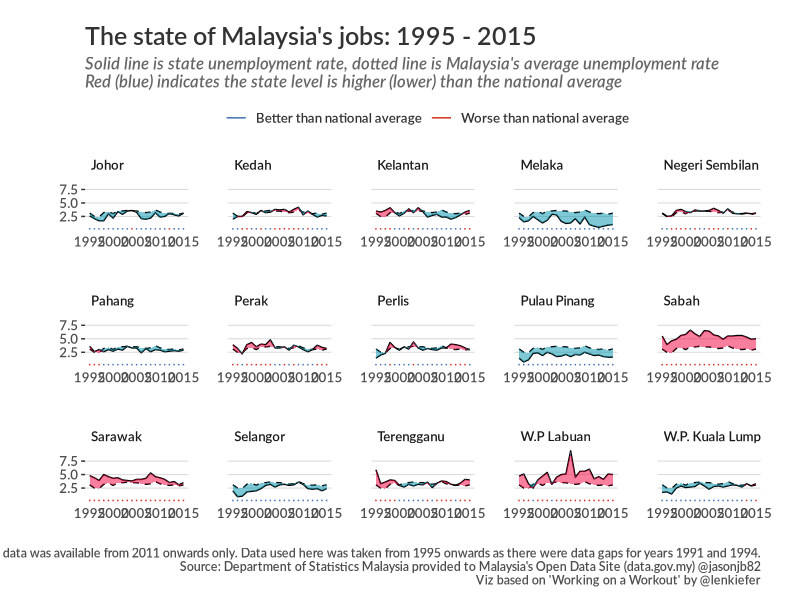
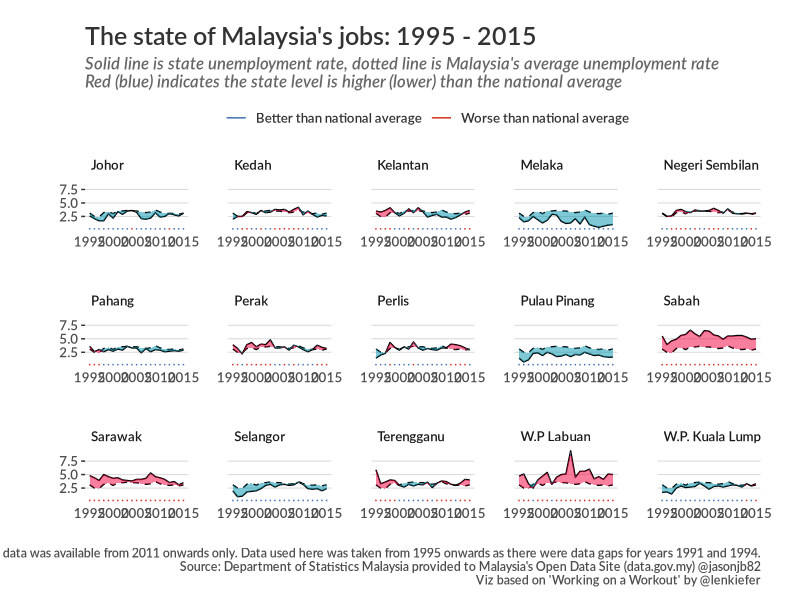

R code for these plots, in order:
## Plot to create small multiples of unemployment rate for states in Malaysia compared
## to national average rates

# Load required libraries

library(data.table)
library(quantmod)
library(tidyverse)
library(lubridate)
library(scales)
library(ggthemes)
library(dplyr)

# Set working directory

setwd("C:/Users/User/Google Drive/R/Unemployment")

# Read unemployment rate data

ur <- read.csv("bptms-Unemployment_Rate.csv", stringsAsFactors = FALSE)

# Reformat data

colnames(ur) <- c("year","region","rate")

ur$year <- ymd(sprintf("%d-01-01",ur$year))

ur.my <- subset(ur,region == "Malaysia")

# create variables for use in ribbon chart

ur.dt <- as.data.table(ur)
ur.my.dt <- as.data.table(ur.my)

# Merge state and country data

ur.comb<-merge(ur.dt,ur.my.dt, by="year")

colnames(ur.comb) <- c("year","region","ur","country","ur.my")

# create variables for use in ribbon chart

ur.comb[,up:=ifelse(ur > ur.my, ur, ur.my)]
ur.comb[,down:=ifelse(ur < ur.my, ur, ur.my)]

# Drop Malaysia and states with limited data (so we can have 50 plots in small multiple)

ur.plot <- ur.comb[! region %in% c("Malaysia","W.P.Putrajaya")]

# Drop years before 1994 since there are gaps in the data

ur.plot.df <- with(ur.plot, ur.plot[(year >= "1994-01-01"),])

ends <- ur.plot.df %>%  group_by(region) %>% summarise(value=last(ur))

# Create Small Multiples

plot_ur <- ggplot(data=ur.plot.df,aes(x=year,y=ur))+
geom_line(color="black")+
geom_line(linetype=2,aes(y=ur.my))+
geom_ribbon(aes(ymin=ur,ymax=down),fill="#f2003c",alpha=0.5)+
geom_ribbon(aes(ymin=ur,ymax=up),fill="#0093af",alpha=0.5)+
scale_x_date(breaks = seq(as.Date("1995-01-01"), as.Date("2015-01-01"), by="5 years"), labels=date_format("%Y"))+
facet_wrap(~region,ncol=5,scales="free_x")+
theme_hc()+
theme(
text = element_text(family = "Lato Semibold", color = "grey20"),
axis.ticks.x = element_blank(),
strip.background = element_blank(),
strip.text = element_text(hjust = 0),
panel.grid.major = element_line(colour="grey50",size=0.35),
panel.grid.minor = element_blank(),
panel.spacing = unit(2, "lines"),
plot.margin=unit(c(0,1,0,1),"cm"),
legend.position="top",
plot.caption=element_text(hjust=1,size=9,colour="grey30"),
plot.subtitle=element_text(face="italic",size=12,colour="grey40"),
plot.title=element_text(size=18,face="bold"))+
labs(x="",y="",
title="\nThe state of Malaysia's jobs: 1995 - 2015",
subtitle="Solid line is state unemployment rate, dotted line is Malaysia's average unemployment rate\nRed (blue) indicates the state level is higher (lower) than the national average",
caption="Notes: Excludes W.P Putrajaya since data was available from 2011 onwards only. Data used here was taken from 1995 onwards as there were data gaps for years 1991 and 1994.\nSource: Department of Statistics Malaysia provided to Malaysia's Open Data Site (data.gov.my) @jasonjb82\nViz based on 'Working on a Workout' by @lenkiefer\n")+
geom_rug(aes(color=ifelse(ur>ur.my,"Worse than national average","Better than national average")),sides="b")+
scale_color_manual(values=c("#4575b4","#d73027"),name="")

plot_ur

# Save plot to png file

ggsave(plot_ur,file="MYS Unemployment Rate.png",dpi=400,w=13,h=8,type="cairo-png")
